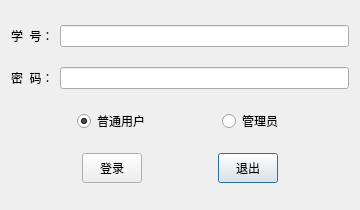
<?xml version="1.0" encoding="UTF-8"?>
<ui version="4.0">
 <class>LoginWindow</class>
 <widget class="QDialog" name="LoginWindow">
  <property name="geometry">
   <rect>
    <x>0</x>
    <y>0</y>
    <width>360</width>
    <height>210</height>
   </rect>
  </property>
  <property name="minimumSize">
   <size>
    <width>360</width>
    <height>210</height>
   </size>
  </property>
  <property name="maximumSize">
   <size>
    <width>360</width>
    <height>210</height>
   </size>
  </property>
  <property name="windowTitle">
   <string>Dialog</string>
  </property>
  <layout class="QGridLayout" name="gridLayout_2">
   <item row="0" column="0">
    <layout class="QHBoxLayout" name="horizontalLayout_2">
     <item>
      <widget class="QLabel" name="label_userID">
       <property name="text">
        <string>学  号：</string>
       </property>
      </widget>
     </item>
     <item>
      <widget class="QLineEdit" name="LineEdit_userID"/>
     </item>
    </layout>
   </item>
   <item row="1" column="0">
    <layout class="QHBoxLayout" name="horizontalLayout_3">
     <item>
      <widget class="QLabel" name="label_password">
       <property name="text">
        <string>密  码：</string>
       </property>
      </widget>
     </item>
     <item>
      <widget class="QLineEdit" name="LineEdit_password">
       <property name="echoMode">
        <enum>QLineEdit::Password</enum>
       </property>
      </widget>
     </item>
    </layout>
   </item>
   <item row="2" column="0">
    <layout class="QHBoxLayout" name="horizontalLayout">
     <item>
      <spacer name="horizontalSpacer_4">
       <property name="orientation">
        <enum>Qt::Horizontal</enum>
       </property>
       <property name="sizeHint" stdset="0">
        <size>
         <width>40</width>
         <height>20</height>
        </size>
       </property>
      </spacer>
     </item>
     <item>
      <widget class="QRadioButton" name="Radio_user">
       <property name="text">
        <string>普通用户</string>
       </property>
       <property name="checked">
        <bool>true</bool>
       </property>
      </widget>
     </item>
     <item>
      <spacer name="horizontalSpacer_6">
       <property name="orientation">
        <enum>Qt::Horizontal</enum>
       </property>
       <property name="sizeHint" stdset="0">
        <size>
         <width>10</width>
         <height>20</height>
        </size>
       </property>
      </spacer>
     </item>
     <item>
      <widget class="QRadioButton" name="Radio_manager">
       <property name="text">
        <string>管理员</string>
       </property>
      </widget>
     </item>
     <item>
      <spacer name="horizontalSpacer_5">
       <property name="orientation">
        <enum>Qt::Horizontal</enum>
       </property>
       <property name="sizeHint" stdset="0">
        <size>
         <width>40</width>
         <height>20</height>
        </size>
       </property>
      </spacer>
     </item>
    </layout>
   </item>
   <item row="3" column="0">
    <layout class="QGridLayout" name="gridLayout">
     <item row="0" column="4">
      <spacer name="horizontalSpacer_3">
       <property name="orientation">
        <enum>Qt::Horizontal</enum>
       </property>
       <property name="sizeHint" stdset="0">
        <size>
         <width>40</width>
         <height>20</height>
        </size>
       </property>
      </spacer>
     </item>
     <item row="0" column="0">
      <spacer name="horizontalSpacer_2">
       <property name="orientation">
        <enum>Qt::Horizontal</enum>
       </property>
       <property name="sizeHint" stdset="0">
        <size>
         <width>40</width>
         <height>20</height>
        </size>
       </property>
      </spacer>
     </item>
     <item row="0" column="2">
      <spacer name="horizontalSpacer">
       <property name="orientation">
        <enum>Qt::Horizontal</enum>
       </property>
       <property name="sizeHint" stdset="0">
        <size>
         <width>40</width>
         <height>20</height>
        </size>
       </property>
      </spacer>
     </item>
     <item row="0" column="3">
      <widget class="QPushButton" name="Button_quit">
       <property name="minimumSize">
        <size>
         <width>60</width>
         <height>30</height>
        </size>
       </property>
       <property name="maximumSize">
        <size>
         <width>60</width>
         <height>30</height>
        </size>
       </property>
       <property name="text">
        <string>退出</string>
       </property>
      </widget>
     </item>
     <item row="0" column="1">
      <widget class="QPushButton" name="Button_yes">
       <property name="minimumSize">
        <size>
         <width>60</width>
         <height>30</height>
        </size>
       </property>
       <property name="maximumSize">
        <size>
         <width>60</width>
         <height>30</height>
        </size>
       </property>
       <property name="text">
        <string>登录</string>
       </property>
      </widget>
     </item>
    </layout>
   </item>
  </layout>
 </widget>
 <resources/>
 <connections/>
</ui>
